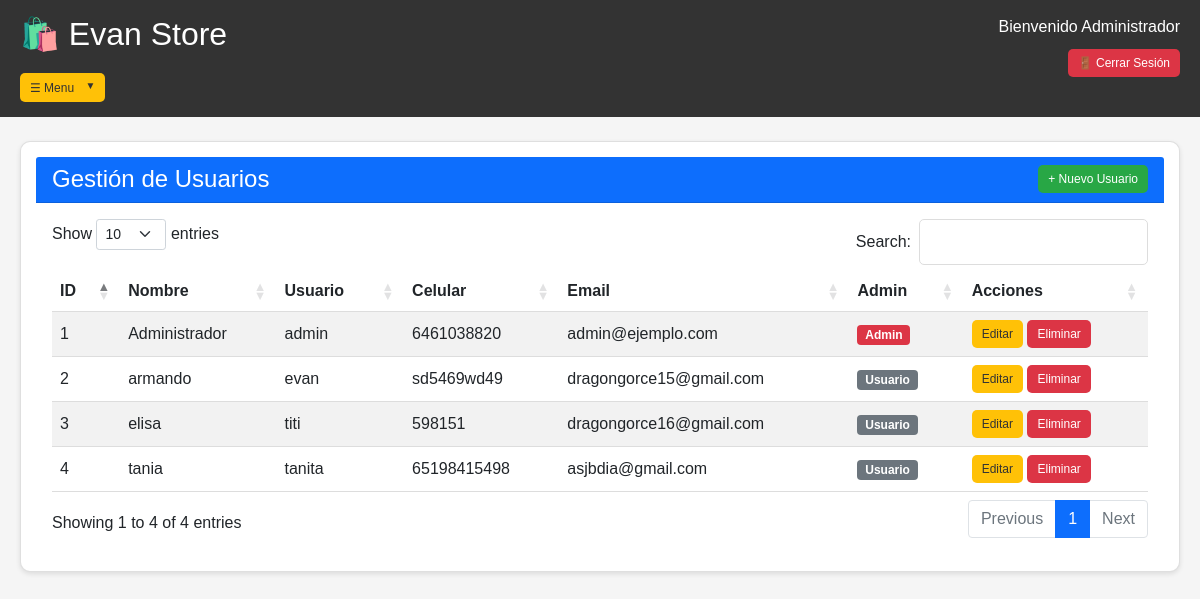
/dashboard (signed in), run on the app's committed database.
### models.py (models this page shows, shortened)
class Usuario(UserMixin, db.Model):
    id = db.Column(db.Integer, primary_key=True)
    nombre = db.Column(db.String(100), nullable=False)
    usuario = db.Column(db.String(80), unique=True, nullable=False)
    celular = db.Column(db.String(20), nullable=False)
    email = db.Column(db.String(120), unique=True, nullable=False)
    password_hash = db.Column(db.String(255), nullable=False)
    es_admin = db.Column(db.Boolean, default=False)
    fecha_registro = db.Column(db.DateTime, default=datetime.utcnow)

### app.py (the view)
@app.route('/dashboard')
@login_required
def dashboard():
    if not current_user.es_admin:
        flash('Acceso denegado', 'error')
        return redirect(url_for('perfil'))
    usuarios = Usuario.query.all()  # ← Cambiar a usuarios
    return render_template('dashboard.html', usuarios=usuarios)  # ← Cambiar a usuarios

### app.py (called while the page is built)
@login_manager.user_loader
def load_user(user_id):
    return Usuario.query.get(int(user_id))

### templates/dashboard.html (shortened to what this page needs)
<!DOCTYPE html>
<html lang="es">
<head>
    <link href="https://cdn.jsdelivr.net/npm/bootstrap@5.1.3/dist/css/bootstrap.min.css" rel="stylesheet">
    <link href="https://cdn.datatables.net/1.11.5/css/dataTables.bootstrap5.min.css" rel="stylesheet">
    <link rel="stylesheet" href="{{ url_for('static', filename='style.css') }}">
</head>
<body>
    {% include 'navbar.html' %}
    <div class="container mt-4">
        <div class="row">
            <div class="col-md-12">
                <div class="card">
                    <div class="card-header bg-primary text-white d-flex justify-content-between align-items-center">
                        <h4 class="mb-0">Gestión de Usuarios</h4>
                        <button class="btn btn-success btn-sm" data-bs-toggle="modal" data-bs-target="#crearUsuarioModal">
                            + Nuevo Usuario
                        </button>
                    </div>
                    <div class="card-body">
                        <div class="table-responsive">
                            <table id="usuariosTable" class="table table-striped">
                                <thead>
                                    <tr>
                                        <th>ID</th>
                                        <th>Nombre</th>
                                        <th>Usuario</th>
                                        <th>Celular</th>
                                        <th>Email</th>
                                        <th>Admin</th>
                                        <th>Acciones</th>
                                    </tr>
                                </thead>
                                <tbody>
                                    {% for usuario in usuarios %}
                                    <tr id="row-{{ usuario.id }}">
                                        <td>{{ usuario.id }}</td>
                                        <td>{{ usuario.nombre }}</td>
                                        <td>{{ usuario.usuario }}</td>
                                        <td>{{ usuario.celular }}</td>
                                        <td>{{ usuario.email }}</td>
                                        <td>
                                            {% if usuario.es_admin %}
                                                <span class="badge bg-danger">Admin</span>
                                            {% else %}
                                                <span class="badge bg-secondary">Usuario</span>
                                            {% endif %}
                                        </td>
                                        <td>
                                            <button class="btn btn-warning btn-sm" onclick="editarUsuario({{ usuario.id }})">Editar</button>
                                            <button class="btn btn-danger btn-sm" onclick="eliminarUsuario({{ usuario.id }})">Eliminar</button>
                                        </td>
                                    </tr>
                                    {% endfor %}
                                </tbody>
                            </table>
                        </div>
                    </div>
                </div>
            </div>
        </div>
    </div>
    </body>
</html>

### templates/navbar.html (shortened to what this page needs)
<link rel="stylesheet" href="{{ url_for('static', filename='style.css') }}">
<div class="navbar">
    <div class="logo-area">
        <h2>🛍️ Evan Store</h2>
        <div class="dropdown" style="margin-top: 10px;">
            <button class="btn btn-warning btn-sm dropdown-toggle" type="button" data-bs-toggle="dropdown">
                ☰   Menu
            </button>
        </div>
    </div>
    <div class="user-area">
        <span>Bienvenido {{ current_user.nombre }}</span>
        <a href="{{ url_for('logout') }}" class="btn btn-danger btn-sm">🚪 Cerrar Sesión</a>
    </div>
</div>

### static/style.css (style rules this page uses)
* { margin: 0;padding: 0;box-sizing: border-box; }
body { font-family: Arial, sans-serif;background: #f5f5f5;min-height: 100vh; }
.navbar { background: #333;padding: 15px 20px;display: flex;justify-content: space-between;align-items: flex-start;flex-wrap: wrap; }
.logo-area h2 { color: white; margin: 0 0 10px 0; }
.user-area { text-align: right; }
.user-area span { display: block; color: white; margin-bottom: 5px; }
.user-area .btn { margin-top: 5px; }
.btn { padding: 8px 16px; border-radius: 5px; border: none; cursor: pointer; font-size: 14px; text-decoration: none; display: inline-block; }
.btn-warning { background: #ffc107; color: #333; }
.btn-danger { background: #dc3545; color: white; }
.btn-success { background: #28a745; color: white; }
.btn-sm { padding: 5px 10px; font-size: 12px; }
.dropdown { position: relative; display: inline-block; }
.dropdown-toggle::after { display: inline-block; margin-left: 8px; content: "▼"; font-size: 10px; border: none; }
.container { max-width: 1400px; margin: 40px auto; padding: 0 20px; }
table { width: 100%; }
th, td { padding: 12px; text-align: left; vertical-align: middle; border-bottom: 1px solid #ddd; }
.card { border-radius: 10px; margin-bottom: 20px; background: white; padding: 15px; box-shadow: 0 2px 5px rgba(0,0,0,0.1); }

### data on the page
Usuario: nombre "Administrador", id "1", usuario "admin", celular "6461038820", email "admin@ejemplo.com", es_admin "Admin"
Usuario: id "2", nombre "armando", usuario "evan", celular "sd5469wd49", email "dragongorce15@gmail.com", es_admin "Usuario"
Usuario: id "3", nombre "elisa", usuario "titi", celular "598151", email "dragongorce16@gmail.com", es_admin "Usuario"
Usuario: id "4", nombre "tania", usuario "tanita", celular "65198415498", email "asjbdia@gmail.com", es_admin "Usuario"
